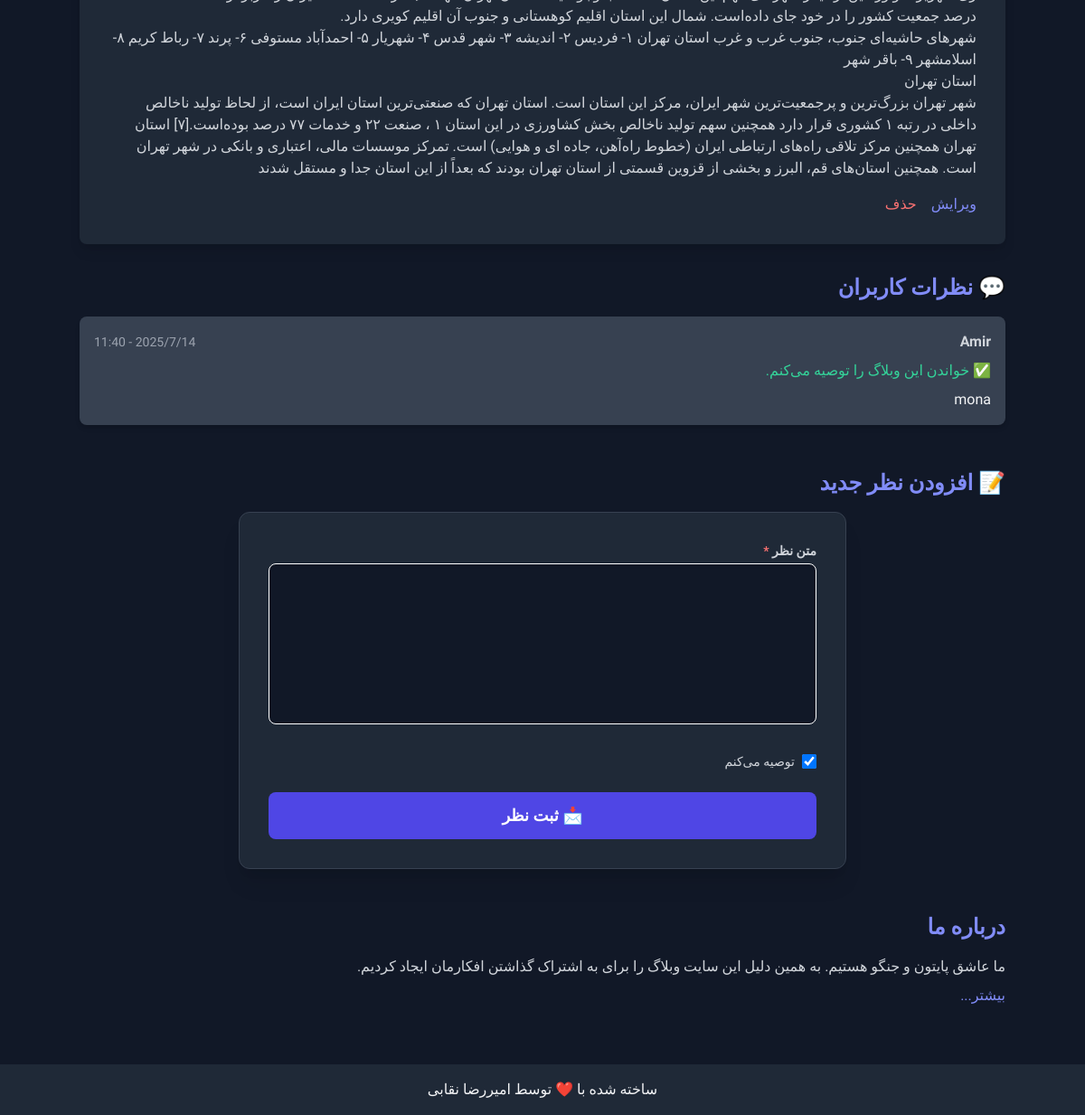
Before: /9/ (signed in, lower part) with the older database file.
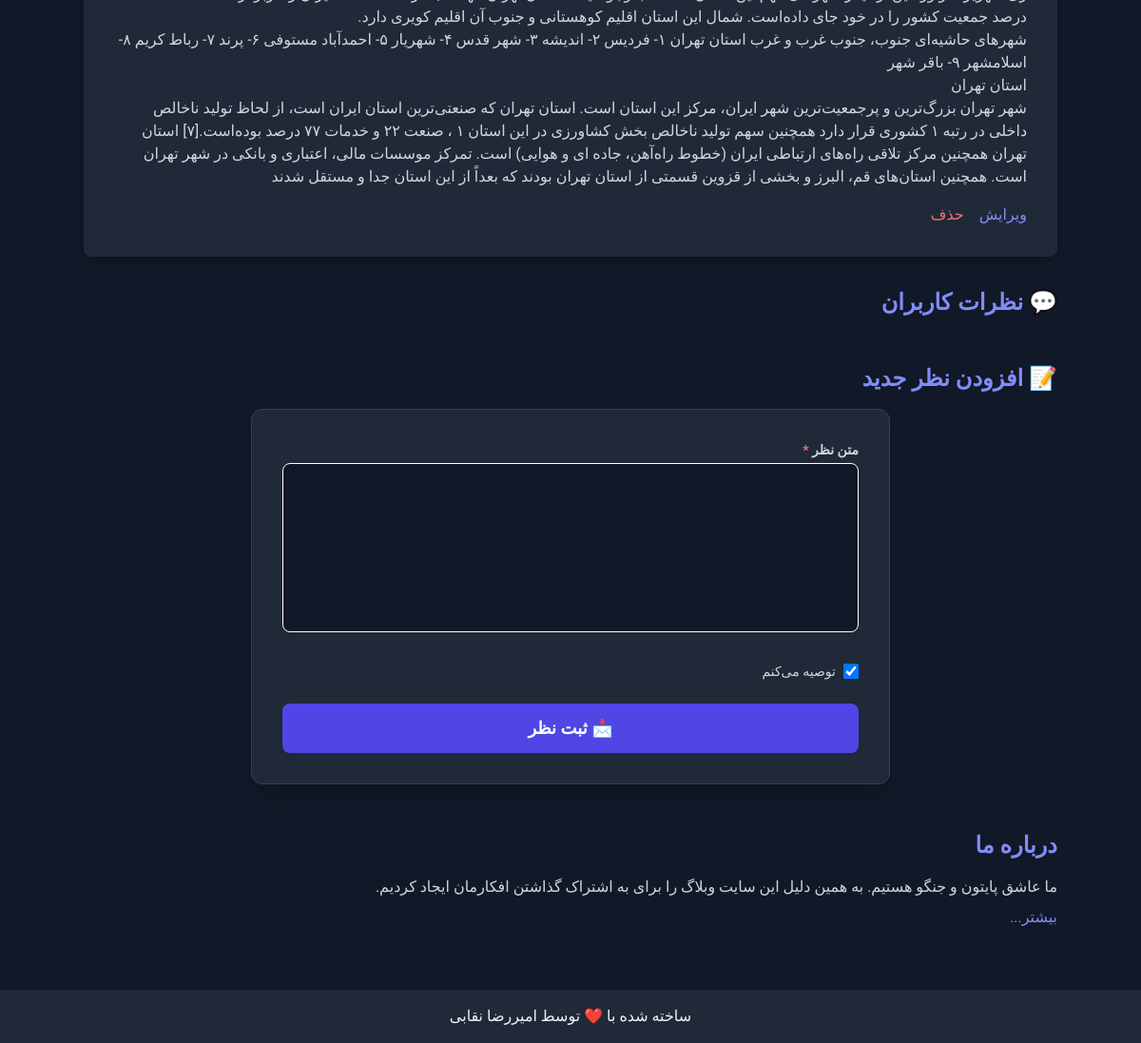
After: the same page with the newer database file.
### blog/models.py (models this page shows, shortened)
class Comment(models.Model):
    text = models.TextField()
    datetime_created = models.DateTimeField(auto_now_add=True)
    user = models.ForeignKey(get_user_model(),on_delete = models.CASCADE)
    is_activate = models.BooleanField(default=True)
    recommend = models.BooleanField(default=True)
    post = models.ForeignKey(Post,on_delete = models.CASCADE,related_name='comments')

### blog/views.py (the view)
# urls.py: path('<int:pk>/',views.post_detail,name='post_detail'),
@login_required
def post_detail(request,pk):
    post = get_object_or_404(Post,pk=pk)
    post_comments = post.comments.all()
    if request.method == 'POST':
        comment_form = CommentForm(request.POST)
        if comment_form.is_valid():
            new_comment = comment_form.save(commit=False)
            new_comment.post = post
            new_comment.user = request.user
            new_comment.save()
            comment_form = CommentForm()
    else:
        comment_form = CommentForm()
    return render(request,"blog/post_detail.html",{"post":post,
        "comments":post_comments,
        "comment_form":comment_form,
        })

### blog/forms.py
class CommentForm(forms.ModelForm):
    class Meta:
        model = Comment
        fields = ['text','recommend']

### blog/templates/blog/post_detail.html (shortened to what the changed rows need)
{% extends '_base.html' %}
{% load crispy_forms_tags %}
{% block content %}
    <section class="mb-12">
        <h2 class="text-2xl font-bold text-indigo-400 mb-4">💬 نظرات کاربران</h2>
        {% for comment in comments %}
            {% if comment.is_activate %}
                <div class="bg-gray-700 p-4 rounded-lg mb-4 shadow-md">
                    <div class="flex justify-between items-center mb-2">
                        <p class="text-gray-300 font-semibold">{{ comment.user.username }}</p>
                        <p class="text-gray-400 text-sm">{{ comment.datetime_created|date:"Y/n/j - H:i" }}</p>
                    </div>
                    <div class="mb-2">
                        {% if comment.recommend %}
                            <p class="text-green-400">✅ خواندن این وبلاگ را توصیه می‌کنم.</p>
                        {% else %}
                            <p class="text-red-400">❌ خواندن این وبلاگ را توصیه نمی‌کنم.</p>
                        {% endif %}
                    </div>
                    <p class="text-gray-300">{{ comment.text|linebreaks }}</p>
                </div>
            {% endif %}
        {% empty %}
            <p class="text-gray-400">هنوز نظری ثبت نشده است! اولین نفر باشید.</p>
        {% endfor %}
    </section>
    <section class="mb-12">
        <h2 class="text-2xl font-bold text-indigo-400 mb-4">📝 افزودن نظر جدید</h2>
    </section>
    <section class="mt-12">
        <h2 class="text-2xl font-bold text-indigo-400 mb-4">درباره ما</h2>
    </section>
{% endblock content %}

Changed rows visible on the page:
no longer on this page (row edited): Comment: user.username "Amir", datetime_created "2025/7/14 - 11:40", recommend "✅ خواندن این وبلاگ را توصیه می‌کنم.", text "mona"
